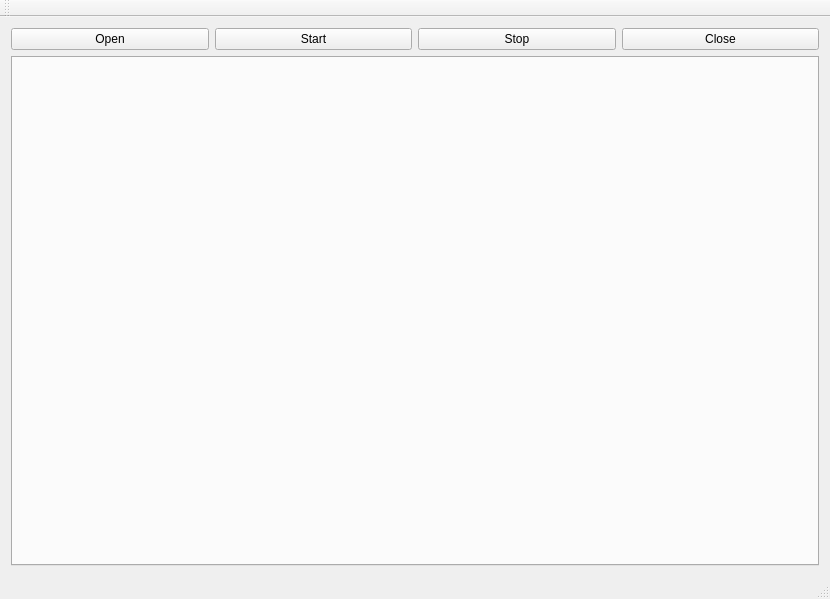
<?xml version="1.0" encoding="UTF-8"?>
<ui version="4.0">
 <class>MainWindow</class>
 <widget class="QMainWindow" name="MainWindow">
  <property name="geometry">
   <rect>
    <x>0</x>
    <y>0</y>
    <width>830</width>
    <height>599</height>
   </rect>
  </property>
  <property name="windowTitle">
   <string>MainWindow</string>
  </property>
  <widget class="QWidget" name="centralWidget">
   <layout class="QVBoxLayout" name="verticalLayout">
    <item>
     <layout class="QHBoxLayout" name="horizontalLayout">
      <item>
       <widget class="QPushButton" name="pushButton_open">
        <property name="text">
         <string>Open</string>
        </property>
       </widget>
      </item>
      <item>
       <widget class="QPushButton" name="pushButton_start">
        <property name="text">
         <string>Start</string>
        </property>
       </widget>
      </item>
      <item>
       <widget class="QPushButton" name="pushButton_stop">
        <property name="text">
         <string>Stop</string>
        </property>
       </widget>
      </item>
      <item>
       <widget class="QPushButton" name="pushButton_close">
        <property name="text">
         <string>Close</string>
        </property>
       </widget>
      </item>
     </layout>
    </item>
    <item>
     <widget class="QTabWidget" name="tabWidget"/>
    </item>
   </layout>
  </widget>
  <widget class="QMenuBar" name="menuBar">
   <property name="geometry">
    <rect>
     <x>0</x>
     <y>0</y>
     <width>830</width>
     <height>25</height>
    </rect>
   </property>
  </widget>
  <widget class="QToolBar" name="mainToolBar">
   <attribute name="toolBarArea">
    <enum>TopToolBarArea</enum>
   </attribute>
   <attribute name="toolBarBreak">
    <bool>false</bool>
   </attribute>
  </widget>
  <widget class="QStatusBar" name="statusBar"/>
 </widget>
 <layoutdefault spacing="6" margin="11"/>
 <resources/>
 <connections/>
</ui>
